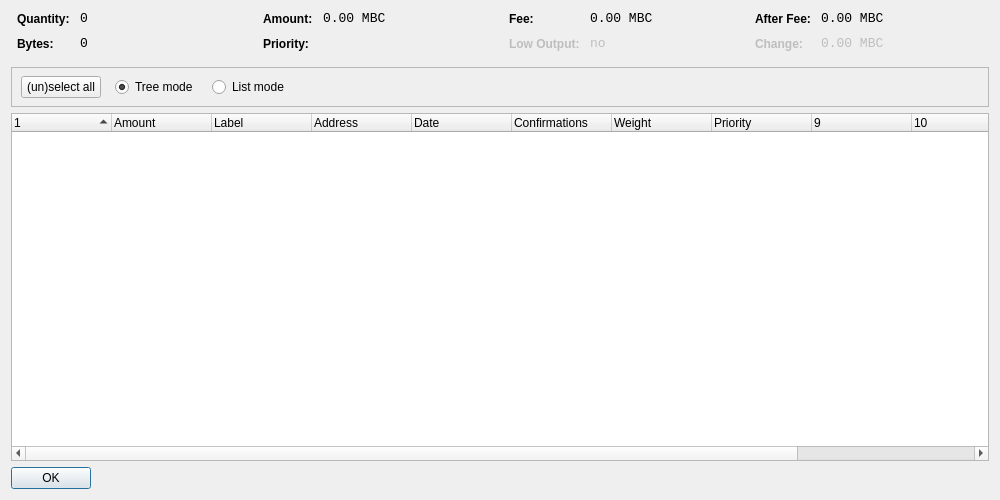
<?xml version="1.0" encoding="UTF-8"?>
<ui version="4.0">
 <class>CoinControlDialog</class>
 <widget class="QWidget" name="CoinControlDialog">
  <property name="geometry">
   <rect>
    <x>0</x>
    <y>0</y>
    <width>1000</width>
    <height>500</height>
   </rect>
  </property>
  <property name="windowTitle">
   <string>Coin Control</string>
  </property>
  <layout class="QVBoxLayout" name="verticalLayout">
   <item>
    <layout class="QHBoxLayout" name="horizontalLayoutTop" stretch="0,0,0,0">
     <property name="topMargin">
      <number>0</number>
     </property>
     <property name="bottomMargin">
      <number>10</number>
     </property>
     <item>
      <layout class="QFormLayout" name="formLayoutCoinControl1">
       <property name="horizontalSpacing">
        <number>10</number>
       </property>
       <property name="verticalSpacing">
        <number>10</number>
       </property>
       <property name="leftMargin">
        <number>6</number>
       </property>
       <property name="rightMargin">
        <number>6</number>
       </property>
       <item row="0" column="0">
        <widget class="QLabel" name="labelCoinControlQuantityText">
         <property name="styleSheet">
          <string notr="true">font-weight:bold;</string>
         </property>
         <property name="text">
          <string>Quantity:</string>
         </property>
        </widget>
       </item>
       <item row="0" column="1">
        <widget class="QLabel" name="labelCoinControlQuantity">
         <property name="font">
          <font>
           <family>Monospace</family>
           <pointsize>10</pointsize>
          </font>
         </property>
         <property name="cursor">
          <cursorShape>IBeamCursor</cursorShape>
         </property>
         <property name="contextMenuPolicy">
          <enum>Qt::ActionsContextMenu</enum>
         </property>
         <property name="text">
          <string notr="true">0</string>
         </property>
         <property name="textInteractionFlags">
          <set>Qt::LinksAccessibleByMouse|Qt::TextSelectableByKeyboard|Qt::TextSelectableByMouse</set>
         </property>
        </widget>
       </item>
       <item row="1" column="0">
        <widget class="QLabel" name="labelCoinControlBytesText">
         <property name="styleSheet">
          <string notr="true">font-weight:bold;</string>
         </property>
         <property name="text">
          <string>Bytes:</string>
         </property>
        </widget>
       </item>
       <item row="1" column="1">
        <widget class="QLabel" name="labelCoinControlBytes">
         <property name="font">
          <font>
           <family>Monospace</family>
           <pointsize>10</pointsize>
          </font>
         </property>
         <property name="cursor">
          <cursorShape>IBeamCursor</cursorShape>
         </property>
         <property name="contextMenuPolicy">
          <enum>Qt::ActionsContextMenu</enum>
         </property>
         <property name="text">
          <string notr="true">0</string>
         </property>
         <property name="textInteractionFlags">
          <set>Qt::LinksAccessibleByMouse|Qt::TextSelectableByKeyboard|Qt::TextSelectableByMouse</set>
         </property>
        </widget>
       </item>
      </layout>
     </item>
     <item>
      <layout class="QFormLayout" name="formLayoutCoinControl2">
       <property name="horizontalSpacing">
        <number>10</number>
       </property>
       <property name="verticalSpacing">
        <number>10</number>
       </property>
       <property name="leftMargin">
        <number>6</number>
       </property>
       <property name="rightMargin">
        <number>6</number>
       </property>
       <item row="0" column="0">
        <widget class="QLabel" name="labelCoinControlAmountText">
         <property name="styleSheet">
          <string notr="true">font-weight:bold;</string>
         </property>
         <property name="text">
          <string>Amount:</string>
         </property>
        </widget>
       </item>
       <item row="0" column="1">
        <widget class="QLabel" name="labelCoinControlAmount">
         <property name="font">
          <font>
           <family>Monospace</family>
           <pointsize>10</pointsize>
          </font>
         </property>
         <property name="cursor">
          <cursorShape>IBeamCursor</cursorShape>
         </property>
         <property name="contextMenuPolicy">
          <enum>Qt::ActionsContextMenu</enum>
         </property>
         <property name="text">
          <string notr="true">0.00 MBC</string>
         </property>
         <property name="textInteractionFlags">
          <set>Qt::LinksAccessibleByMouse|Qt::TextSelectableByKeyboard|Qt::TextSelectableByMouse</set>
         </property>
        </widget>
       </item>
       <item row="1" column="0">
        <widget class="QLabel" name="labelCoinControlPriorityText">
         <property name="styleSheet">
          <string notr="true">font-weight:bold;</string>
         </property>
         <property name="text">
          <string>Priority:</string>
         </property>
        </widget>
       </item>
       <item row="1" column="1">
        <widget class="QLabel" name="labelCoinControlPriority">
         <property name="font">
          <font>
           <family>Monospace</family>
           <pointsize>10</pointsize>
          </font>
         </property>
         <property name="cursor">
          <cursorShape>IBeamCursor</cursorShape>
         </property>
         <property name="contextMenuPolicy">
          <enum>Qt::ActionsContextMenu</enum>
         </property>
         <property name="text">
          <string/>
         </property>
         <property name="textInteractionFlags">
          <set>Qt::LinksAccessibleByMouse|Qt::TextSelectableByKeyboard|Qt::TextSelectableByMouse</set>
         </property>
        </widget>
       </item>
      </layout>
     </item>
     <item>
      <layout class="QFormLayout" name="formLayoutCoinControl3">
       <property name="horizontalSpacing">
        <number>10</number>
       </property>
       <property name="verticalSpacing">
        <number>10</number>
       </property>
       <property name="leftMargin">
        <number>6</number>
       </property>
       <property name="rightMargin">
        <number>6</number>
       </property>
       <item row="0" column="0">
        <widget class="QLabel" name="labelCoinControlFeeText">
         <property name="styleSheet">
          <string notr="true">font-weight:bold;</string>
         </property>
         <property name="text">
          <string>Fee:</string>
         </property>
        </widget>
       </item>
       <item row="0" column="1">
        <widget class="QLabel" name="labelCoinControlFee">
         <property name="font">
          <font>
           <family>Monospace</family>
           <pointsize>10</pointsize>
          </font>
         </property>
         <property name="cursor">
          <cursorShape>IBeamCursor</cursorShape>
         </property>
         <property name="contextMenuPolicy">
          <enum>Qt::ActionsContextMenu</enum>
         </property>
         <property name="text">
          <string notr="true">0.00 MBC</string>
         </property>
         <property name="textInteractionFlags">
          <set>Qt::LinksAccessibleByMouse|Qt::TextSelectableByKeyboard|Qt::TextSelectableByMouse</set>
         </property>
        </widget>
       </item>
       <item row="1" column="0">
        <widget class="QLabel" name="labelCoinControlLowOutputText">
         <property name="enabled">
          <bool>false</bool>
         </property>
         <property name="styleSheet">
          <string notr="true">font-weight:bold;</string>
         </property>
         <property name="text">
          <string>Low Output:</string>
         </property>
        </widget>
       </item>
       <item row="1" column="1">
        <widget class="QLabel" name="labelCoinControlLowOutput">
         <property name="enabled">
          <bool>false</bool>
         </property>
         <property name="font">
          <font>
           <family>Monospace</family>
           <pointsize>10</pointsize>
          </font>
         </property>
         <property name="cursor">
          <cursorShape>IBeamCursor</cursorShape>
         </property>
         <property name="contextMenuPolicy">
          <enum>Qt::ActionsContextMenu</enum>
         </property>
         <property name="text">
          <string>no</string>
         </property>
         <property name="textInteractionFlags">
          <set>Qt::LinksAccessibleByMouse|Qt::TextSelectableByKeyboard|Qt::TextSelectableByMouse</set>
         </property>
        </widget>
       </item>
      </layout>
     </item>
     <item>
      <layout class="QFormLayout" name="formLayoutCoinControl4">
       <property name="horizontalSpacing">
        <number>10</number>
       </property>
       <property name="verticalSpacing">
        <number>10</number>
       </property>
       <property name="leftMargin">
        <number>6</number>
       </property>
       <property name="rightMargin">
        <number>6</number>
       </property>
       <item row="0" column="0">
        <widget class="QLabel" name="labelCoinControlAfterFeeText">
         <property name="styleSheet">
          <string notr="true">font-weight:bold;</string>
         </property>
         <property name="text">
          <string>After Fee:</string>
         </property>
        </widget>
       </item>
       <item row="0" column="1">
        <widget class="QLabel" name="labelCoinControlAfterFee">
         <property name="font">
          <font>
           <family>Monospace</family>
           <pointsize>10</pointsize>
          </font>
         </property>
         <property name="cursor">
          <cursorShape>IBeamCursor</cursorShape>
         </property>
         <property name="contextMenuPolicy">
          <enum>Qt::ActionsContextMenu</enum>
         </property>
         <property name="text">
          <string notr="true">0.00 MBC</string>
         </property>
         <property name="textInteractionFlags">
          <set>Qt::LinksAccessibleByMouse|Qt::TextSelectableByKeyboard|Qt::TextSelectableByMouse</set>
         </property>
        </widget>
       </item>
       <item row="1" column="0">
        <widget class="QLabel" name="labelCoinControlChangeText">
         <property name="enabled">
          <bool>false</bool>
         </property>
         <property name="styleSheet">
          <string notr="true">font-weight:bold;</string>
         </property>
         <property name="text">
          <string>Change:</string>
         </property>
        </widget>
       </item>
       <item row="1" column="1">
        <widget class="QLabel" name="labelCoinControlChange">
         <property name="enabled">
          <bool>false</bool>
         </property>
         <property name="font">
          <font>
           <family>Monospace</family>
           <pointsize>10</pointsize>
          </font>
         </property>
         <property name="cursor">
          <cursorShape>IBeamCursor</cursorShape>
         </property>
         <property name="contextMenuPolicy">
          <enum>Qt::ActionsContextMenu</enum>
         </property>
         <property name="text">
          <string notr="true">0.00 MBC</string>
         </property>
         <property name="textInteractionFlags">
          <set>Qt::LinksAccessibleByMouse|Qt::TextSelectableByKeyboard|Qt::TextSelectableByMouse</set>
         </property>
        </widget>
       </item>
      </layout>
     </item>
    </layout>
   </item>
   <item>
    <widget class="QFrame" name="frame">
     <property name="minimumSize">
      <size>
       <width>0</width>
       <height>40</height>
      </size>
     </property>
     <property name="frameShape">
      <enum>QFrame::StyledPanel</enum>
     </property>
     <property name="frameShadow">
      <enum>QFrame::Sunken</enum>
     </property>
     <widget class="QWidget" name="horizontalLayoutWidget">
      <property name="geometry">
       <rect>
        <x>10</x>
        <y>0</y>
        <width>781</width>
        <height>41</height>
       </rect>
      </property>
      <layout class="QHBoxLayout" name="horizontalLayoutPanel" stretch="0,0,0,0">
       <property name="spacing">
        <number>14</number>
       </property>
       <item>
        <widget class="QPushButton" name="pushButtonSelectAll">
         <property name="sizePolicy">
          <sizepolicy hsizetype="Maximum" vsizetype="Fixed">
           <horstretch>0</horstretch>
           <verstretch>0</verstretch>
          </sizepolicy>
         </property>
         <property name="text">
          <string>(un)select all</string>
         </property>
        </widget>
       </item>
       <item>
        <widget class="QRadioButton" name="radioTreeMode">
         <property name="sizePolicy">
          <sizepolicy hsizetype="Maximum" vsizetype="Fixed">
           <horstretch>0</horstretch>
           <verstretch>0</verstretch>
          </sizepolicy>
         </property>
         <property name="text">
          <string>Tree mode</string>
         </property>
         <property name="checked">
          <bool>true</bool>
         </property>
        </widget>
       </item>
       <item>
        <widget class="QRadioButton" name="radioListMode">
         <property name="sizePolicy">
          <sizepolicy hsizetype="Maximum" vsizetype="Fixed">
           <horstretch>0</horstretch>
           <verstretch>0</verstretch>
          </sizepolicy>
         </property>
         <property name="text">
          <string>List mode</string>
         </property>
        </widget>
       </item>
       <item>
        <spacer name="horizontalSpacer">
         <property name="orientation">
          <enum>Qt::Horizontal</enum>
         </property>
         <property name="sizeHint" stdset="0">
          <size>
           <width>40</width>
           <height>20</height>
          </size>
         </property>
        </spacer>
       </item>
      </layout>
     </widget>
    </widget>
   </item>
   <item>
    <widget class="CoinControlTreeWidget" name="treeWidget">
     <property name="contextMenuPolicy">
      <enum>Qt::CustomContextMenu</enum>
     </property>
     <property name="sortingEnabled">
      <bool>false</bool>
     </property>
     <property name="columnCount">
      <number>12</number>
     </property>
     <attribute name="headerShowSortIndicator" stdset="0">
      <bool>true</bool>
     </attribute>
     <attribute name="headerStretchLastSection">
      <bool>false</bool>
     </attribute>
     <column>
      <property name="text">
       <string/>
      </property>
     </column>
     <column>
      <property name="text">
       <string>Amount</string>
      </property>
     </column>
     <column>
      <property name="text">
       <string>Label</string>
      </property>
     </column>
     <column>
      <property name="text">
       <string>Address</string>
      </property>
     </column>
     <column>
      <property name="text">
       <string>Date</string>
      </property>
     </column>
     <column>
      <property name="text">
       <string>Confirmations</string>
      </property>
      <property name="toolTip">
       <string>Confirmed</string>
      </property>
     </column>
     <column>
      <property name="text">
       <string>Weight</string>
      </property>
     </column>
     <column>
      <property name="text">
       <string>Priority</string>
      </property>
     </column>
     <column>
      <property name="text">
       <string/>
      </property>
     </column>
     <column>
      <property name="text">
       <string/>
      </property>
     </column>
     <column>
      <property name="text">
       <string/>
      </property>
     </column>
     <column>
      <property name="text">
       <string/>
      </property>
     </column>
    </widget>
   </item>
   <item>
    <widget class="QDialogButtonBox" name="buttonBox">
     <property name="sizePolicy">
      <sizepolicy hsizetype="Maximum" vsizetype="Fixed">
       <horstretch>0</horstretch>
       <verstretch>0</verstretch>
      </sizepolicy>
     </property>
     <property name="orientation">
      <enum>Qt::Horizontal</enum>
     </property>
     <property name="standardButtons">
      <set>QDialogButtonBox::Ok</set>
     </property>
    </widget>
   </item>
  </layout>
 </widget>
 <customwidgets>
  <customwidget>
   <class>CoinControlTreeWidget</class>
   <extends>QTreeWidget</extends>
   <header>coincontroltreewidget.h</header>
  </customwidget>
 </customwidgets>
 <resources/>
 <connections/>
</ui>
